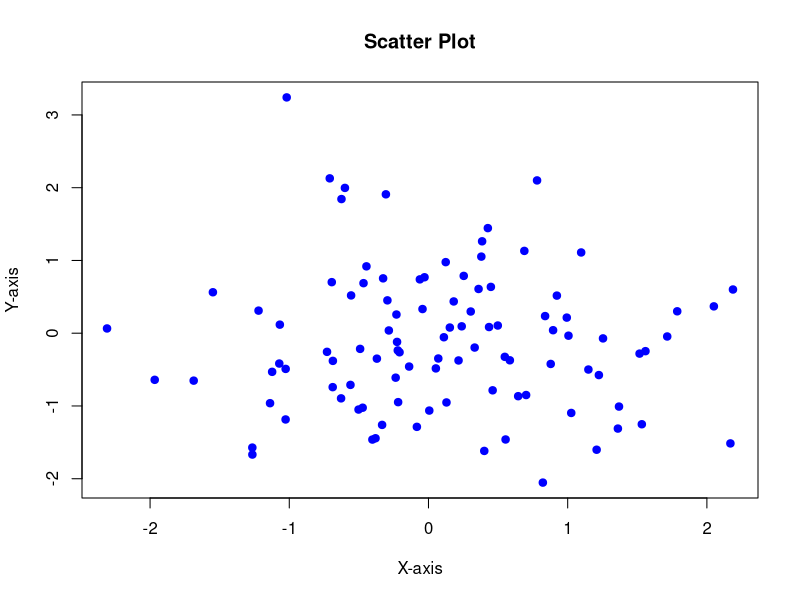

R code for this plot:
# Генерация случайных данных
set.seed(123)  # для воспроизводимости
x <- rnorm(100)
y <- rnorm(100)

# Генерация случайного имени файла
random_name <- paste0("scatter_plot_", sample(1000:9999, 1), ".png")

# Сохранение диаграммы рассеяния в файл
png(random_name)
plot(x, y, main="Scatter Plot", xlab="X-axis", ylab="Y-axis", pch=19, col="blue")
dev.off()

cat("Диаграмма рассеяния сохранена в файл:", random_name, "\n")
